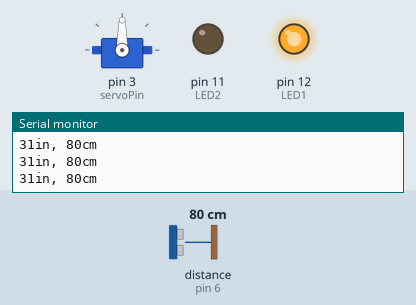
This sketch was run on a simulated Arduino Uno, built with avr-gcc and run on an emulated ATmega328P. Parts: servo, output pins drawn as LEDs (lit = HIGH), the last lines printed to the serial monitor. Wiring (inferred from the names in the program): ultrasonic range finder: trigger pin 7; echo pin 6. The test bench sets the inputs (shaded band); at power-on: distance to the obstacle (sensor on pin 6) 80 cm. The echo pulse lasts 58.3 µs per cm; pins used as bus, display or sensor lines are not drawn.

Above: at 1.2 s.
1.3 s: distance to the obstacle (sensor on pin 6) set to 12 cm
4.0 s: distance to the obstacle (sensor on pin 6) set to 9 cm
At 6.4 s:
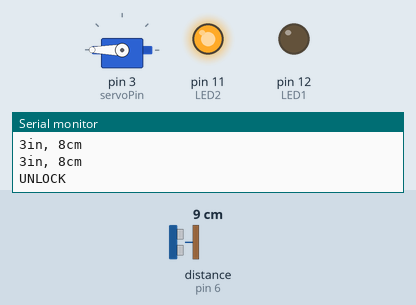
Timing chart, 0 to 7.9 s (numbered marks = the images above; inputs shaded):
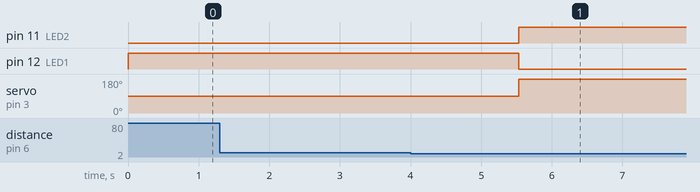

The sketch:

ultrasonicLock.ino
```cpp
#include <Servo.h>
int servoPin = 3;
Servo Servo1;
int LED1 = 12;
int LED2 = 11;
const int pingPin = 7; // Trigger Pin of Ultrasonic Sensor
const int echoPin = 6; // Echo Pin of Ultrasonic Sensor
int counter = 0;

void setup() {
   Serial.begin(9600); // Starting Serial Terminal
   Servo1.attach(servoPin);
   pinMode(LED1, OUTPUT);
   pinMode(LED2, OUTPUT);
}

void loop() {
   long duration, inches, cm;
   pinMode(pingPin, OUTPUT);
   digitalWrite(pingPin, LOW);
   delayMicroseconds(2);
   digitalWrite(pingPin, HIGH);
   delayMicroseconds(10);
   digitalWrite(pingPin, LOW);
   pinMode(echoPin, INPUT);
   digitalWrite(LED1,HIGH);
   duration = pulseIn(echoPin, HIGH);
   inches = microsecondsToInches(duration);
   cm = microsecondsToCentimeters(duration);
   if (inches < 4) {
     counter += 1;
   }
   if (counter > 15) {
    Serial.print("UNLOCK");
    // Make servo go to 0 degrees
    digitalWrite(LED1, LOW);
    digitalWrite(LED2, HIGH);
    // Make servo go to 180 degrees
    Servo1.write(180);
    delay(1000);
   }
   Serial.print(inches);
   Serial.print("in, ");
   Serial.print(cm);
   Serial.print("cm");
   Serial.println();
   delay(100);
}


long microsecondsToInches(long microseconds) {
   return microseconds / 74 / 2;
}

long microsecondsToCentimeters(long microseconds) {
   return microseconds / 29 / 2;
}
```

Measured:
- the behaviour switches between 11 and 10 cm on distance to the obstacle (sensor on pin 6) (found by bisection; images 0 and 1)
- after the input at 4.0 s, pin 11 (LED2): LOW → HIGH after 1.5 s; pin 12 (LED1): HIGH → LOW after 1.5 s; servo on pin 3 (servoPin): 90° → 180° after 1.5 s
